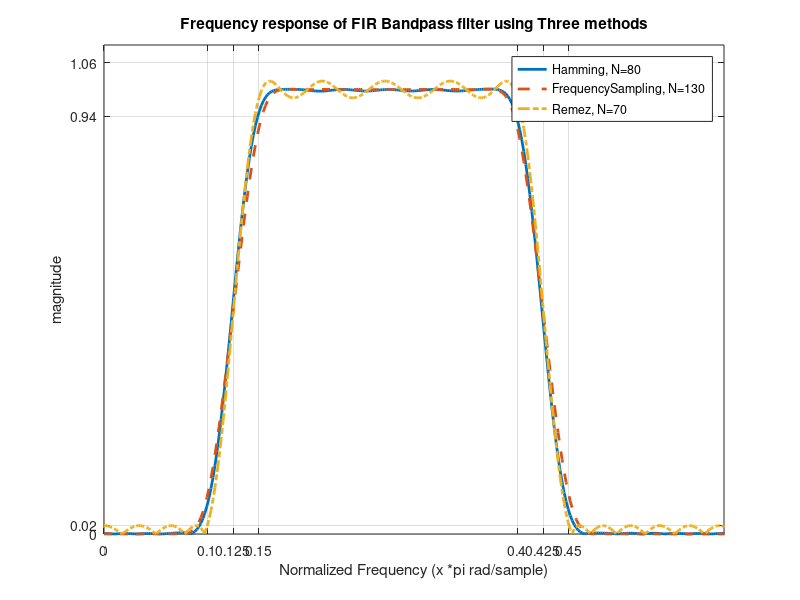

MATLAB code for this plot:
%FIR Windowing via Hamming
n1=88;
Fs = pi;
Wn = [0.125*pi 0.425*pi]/Fs;
z = fir1(n1,Wn);
[HH,FF] = freqz(z);
%FIR FrequencySampling Method
n2=130;
f = [0 0.10 0.15 0.40 0.45 1.0];
m = [0 0 1 1 0 0];
p = fir2(n2,f,m);
[HS,w] = freqz(p);
%FIR Equiripple bia Remez Algorithm 
n3 = 70;  
f = [0 0.10 0.15 0.40 0.45 1];
m = [0 0 1 1 0 0];
k = remez(n3,f,m);
[Hr,w1] = freqz(k);
figure(7)
plot(FF/pi,abs(HH),'LineWidth', 2)
hold on 
plot(w/pi,abs(HS), '--', 'LineWidth', 2)
plot(w1/pi,abs(Hr), '-.','LineWidth', 2)
axis([0 0.60 0 1.1])
grid on
set(gca,'YTick',[0 0.02 0.94 1.06])
set(gca,'XTick',[0 0.1 0.125 0.150 0.40 0.425 0.45])
xlabel('Normalized Frequency (x *pi rad/sample)')
ylabel('magnitude')
title('Frequency response of FIR Bandpass filter using Three methods')
legend('Hamming, N=80', 'FrequencySampling, N=130', 'Remez, N=70')